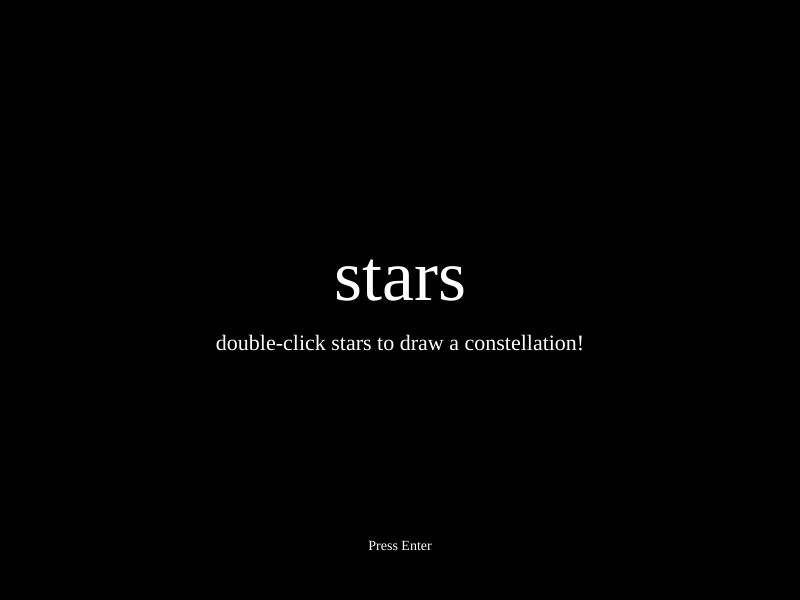
Frame 1 (no input)
Frame 60 (no input): identical to frame 1, image omitted
Frame 120 (the mouse pressed at the canvas centre since frame 60): identical to frame 1, image omitted

The p5.js sketch that drew this single still picture (run headless with seeded random() and noise() and a simulated clock; from frame 60 on, the mouse is pressed at the canvas centre):

// p5.js sketch
// ── sketch.js
let mode;
let stars = [];
let lines = [];
let positions = [];

class Star {
	constructor(
		xPos = floor(random(0, width)),
		yPos = floor(random(0, height)),
		radius = floor(random(1, 9)),
		speed = floor(random(2, 8)),
		r = floor(random(200, 255)),
		g = floor(random(200, 255)),
		b = floor(random(200, 255)),
		shooting = floor(random(0, 100))
	) {
		this.xPos = xPos;
		this.yPos = yPos;
		this.speed = speed;
		this.radius = radius;
		this.shooting = shooting;
		this.r = r;
		this.b = b;
		this.g = g;
		let temp = random(0, 10);
		if (temp < 5) {
			this.speed *= -1;
		}
	}

	move() {
		if (this.shooting >= 97) {
			this.xPos += this.speed;
		}
	}

	display() {
		let c = color(this.r, this.b, this.g);
		fill(c);
		ellipse(this.xPos, this.yPos, this.radius);
	}
}

class Line {
	constructor(x1, y1, x2, y2) {
		this.x1 = x1;
		this.x2 = x2;
		this.y1 = y1;
		this.y2 = y2;
	}

	display() {
		stroke('red');
		line(this.x1, this.y1, this.x2, this.y2);
	}
}

//^^^^^Objects^^^^^

function setup() {
	createCanvas(800, 600);
	reset();
}

function draw() {
	if (mode == 0) {
		//startscreen
		start();
	}
	if (mode == 1) {
		//main
		main();
	}
}

function start() {
	background('black');
	textAlign(CENTER);
	fill('white');
	textSize(72);
	textFont('adage-script-jf, sans-serif');
	text('stars', width / 2, height / 2);
	textSize(22);
	textFont('input-serif, serif');
	text(
		'double-click stars to draw a constellation!',
		width / 2,
		height / 2 + 50
	);
	textFont('input-serif, serif');
	textSize(14);
	text('Press Enter', width / 2, height / 2 + 250);
}

function main() {
	noStroke();
	background('black');
	fill('red');
	textFont('input-serif, serif');
	textSize(14);
	text('Press Esc to Reset', width / 2, height / 2 + 290);
	for (let i = 0; i < stars.length; i++) {
		stars[i].display();
		stars[i].move();
	}
	for (let i = 0; i < lines.length; i++) {
		lines[i].display();
	}
}

function mouseClicked() {
	if (mouseX <= width && mouseX >= 0 && mouseY <= height && mouseY >= 0) {
		if (positions.length == 4) {
			lines.push(
				new Line(positions[0], positions[1], positions[2], positions[3])
			);
		}
		if (positions.length >= 4) {
			positions.shift();
			positions.shift();
		}
		console.log(positions.length);
		console.log(positions);
		positions.push(mouseX, mouseY);
	}
}

function keyPressed() {
	if (keyCode == 13 && mode == 0) {
		mode = 1;
	}
	if (keyCode == 27 && mode == 1) {
		reset();
	}
}

function mousePressed() {}

function reset() {
	while (stars.length > 0) {
		stars.pop();
	}
	while (positions.length > 0) {
		positions.pop();
	}
	while (lines.length > 0) {
		lines.pop();
	}
	mode = 0;
	background('black');
	num_of_stars = floor(random(250, 350));
	for (let i = 0; i < num_of_stars; i++) {
		stars.push(new Star());
	}
}

// ── style.css
html,
body {
	margin: 30;
	padding: 0;
	background-color: rgb(24, 24, 24);
	display: flex;
	justify-content: center;
	align-items: center;
}

canvas {
	display: block;
}

.button {
	transition-duration: 0.4s;
	background-color: black;
	color: white;
}

.button:hover {
	background-color: white;
	color: black;
}
